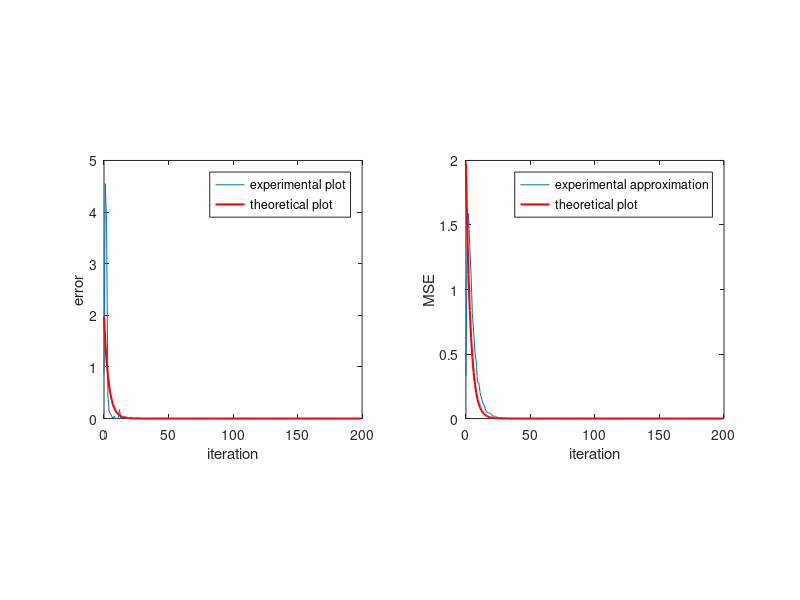

Recreate this plot in MATLAB.
clc
clear
close all
%% exercise 9.7
itr = 200;
runs = 500;
mu_max = 4;
mu = 0.2*mu_max;
R = diag(ones(1,3)/12);
w_opt = [2; -3.6; 2.6];
Xi = zeros(1,itr);
xi_t = [];
for cnt = 1:runs
    x = rand(1,itr)-0.5;
    w = zeros(3,1);
    xi = [];
    for i = 1:itr
        if i==1
            tmp1 = 0; tmp2 = 0;
        end
        if i==2
            tmp1 = x(i-1); tmp2 = 0;
        end
        if i>2
            tmp1 = x(i-1); tmp2 = x(i-2);
        end
        eps = (2-w(1))*x(i)+(-3.6-w(2))*tmp1+(2.6-w(3))*tmp2;
        xi = [xi, eps^2];
        w = w + 2*mu*eps*[x(i);tmp1;tmp2];
        if cnt == 1
            tmp = w_opt'*(eye(3)-2*mu*R)^(2*i)*R*w_opt;
            xi_t = [xi_t, tmp];
        end
    end
    Xi = Xi+xi;
    if cnt==1
       subplot(1,2,1);
       plot(0:itr-1, xi, 0:itr-1, [w_opt'*R*w_opt,xi_t(1:itr-1)], 'r', 'LineWidth', 1.5); 
       legend('experimental plot','theoretical plot');
       xlabel('iteration'); ylabel('error');
       axis square;
    end
end
Xi = Xi/runs;
subplot(1,2,2);
plot(0:itr-1, Xi, 0:itr-1, [w_opt'*R*w_opt,xi_t(1:itr-1)], 'r', 'LineWidth', 1.5);
legend('experimental approximation','theoretical plot');
xlabel('iteration'); ylabel('MSE');
axis square;
    